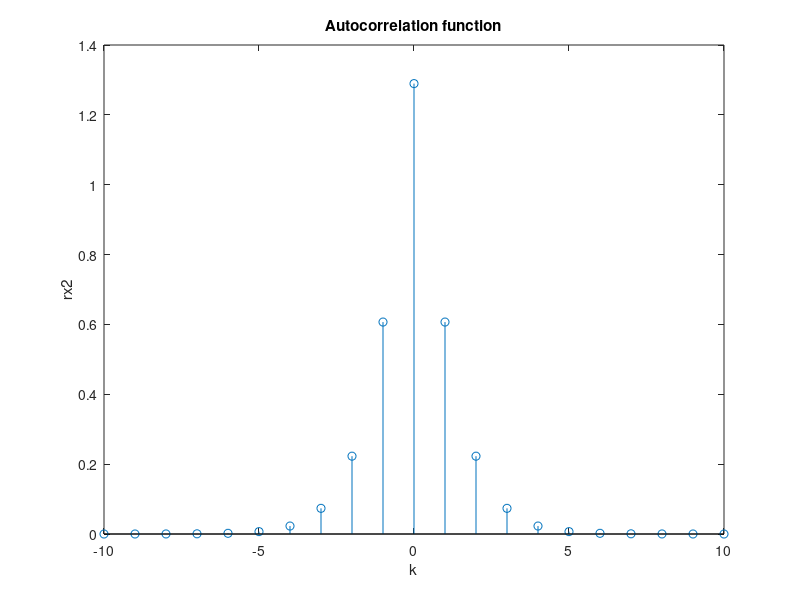

This figure's MATLAB source:
k=-10:10;
r=(16/15)^2*4.^(-abs(k)).*(abs(k)+17/15);
stem(k,r);
title('Autocorrelation function');
xlabel('k');
ylabel('rx2');